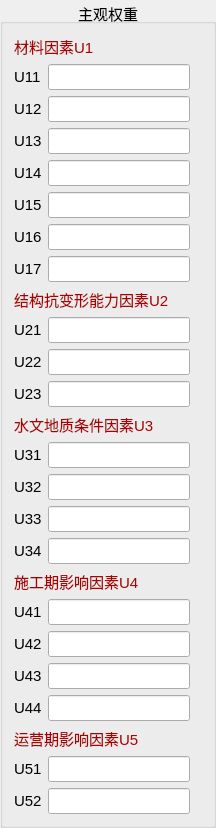
      <widget class="QGroupBox" name="groupBox_zg">
       <property name="sizePolicy">
        <sizepolicy hsizetype="Expanding" vsizetype="Expanding">
         <horstretch>0</horstretch>
         <verstretch>0</verstretch>
        </sizepolicy>
       </property>
       <property name="minimumSize">
        <size>
         <width>0</width>
         <height>0</height>
        </size>
       </property>
       <property name="font">
        <font>
         <family>Arial</family>
         <pointsize>11</pointsize>
         <weight>50</weight>
         <italic>false</italic>
         <bold>false</bold>
        </font>
       </property>
       <property name="styleSheet">
        <string notr="true">font: 11pt &quot;Arial&quot;;</string>
       </property>
       <property name="title">
        <string>主观权重</string>
       </property>
       <property name="alignment">
        <set>Qt::AlignCenter</set>
       </property>
       <property name="flat">
        <bool>false</bool>
       </property>
       <layout class="QGridLayout" name="gridLayout_8">
        <item row="18" column="1">
         <widget class="QLineEdit" name="zg31">
          <property name="text">
           <string/>
          </property>
          <property name="alignment">
           <set>Qt::AlignCenter</set>
          </property>
          <property name="readOnly">
           <bool>true</bool>
          </property>
         </widget>
        </item>
        <item row="11" column="1">
         <widget class="QLineEdit" name="zg21">
          <property name="text">
           <string/>
          </property>
          <property name="alignment">
           <set>Qt::AlignCenter</set>
          </property>
          <property name="readOnly">
           <bool>true</bool>
          </property>
         </widget>
        </item>
        <item row="5" column="1">
         <widget class="QLineEdit" name="zg14">
          <property name="alignment">
           <set>Qt::AlignCenter</set>
          </property>
          <property name="readOnly">
           <bool>true</bool>
          </property>
         </widget>
        </item>
        <item row="3" column="0">
         <widget class="QLabel" name="label_97">
          <property name="text">
           <string>U12</string>
          </property>
         </widget>
        </item>
        <item row="32" column="0">
         <widget class="QLabel" name="label_215">
          <property name="text">
           <string>U51</string>
          </property>
         </widget>
        </item>
        <item row="21" column="0">
         <widget class="QLabel" name="label_100">
          <property name="text">
           <string>U34</string>
          </property>
         </widget>
        </item>
        <item row="29" column="1">
         <widget class="QLineEdit" name="zg44">
          <property name="alignment">
           <set>Qt::AlignCenter</set>
          </property>
          <property name="readOnly">
           <bool>true</bool>
          </property>
         </widget>
        </item>
        <item row="19" column="0">
         <widget class="QLabel" name="label_91">
          <property name="text">
           <string>U32</string>
          </property>
         </widget>
        </item>
        <item row="8" column="1">
         <widget class="QLineEdit" name="zg17">
          <property name="alignment">
           <set>Qt::AlignCenter</set>
          </property>
          <property name="readOnly">
           <bool>true</bool>
          </property>
         </widget>
        </item>
        <item row="29" column="0">
         <widget class="QLabel" name="label_212">
          <property name="text">
           <string>U44</string>
          </property>
         </widget>
        </item>
        <item row="25" column="1">
         <widget class="QLineEdit" name="zg41">
          <property name="text">
           <string/>
          </property>
          <property name="alignment">
           <set>Qt::AlignCenter</set>
          </property>
          <property name="readOnly">
           <bool>true</bool>
          </property>
         </widget>
        </item>
        <item row="12" column="0">
         <widget class="QLabel" name="label_102">
          <property name="text">
           <string>U22</string>
          </property>
         </widget>
        </item>
        <item row="2" column="1">
         <widget class="QLineEdit" name="zg11">
          <property name="layoutDirection">
           <enum>Qt::LeftToRight</enum>
          </property>
          <property name="text">
           <string/>
          </property>
          <property name="alignment">
           <set>Qt::AlignCenter</set>
          </property>
          <property name="readOnly">
           <bool>true</bool>
          </property>
         </widget>
        </item>
        <item row="26" column="1">
         <widget class="QLineEdit" name="zg42">
          <property name="alignment">
           <set>Qt::AlignCenter</set>
          </property>
          <property name="readOnly">
           <bool>true</bool>
          </property>
         </widget>
        </item>
        <item row="25" column="0">
         <widget class="QLabel" name="label_210">
          <property name="text">
           <string>U41</string>
          </property>
         </widget>
        </item>
        <item row="20" column="0">
         <widget class="QLabel" name="label_99">
          <property name="text">
           <string>U33</string>
          </property>
         </widget>
        </item>
        <item row="18" column="0">
         <widget class="QLabel" name="label_88">
          <property name="text">
           <string>U31</string>
          </property>
         </widget>
        </item>
        <item row="5" column="0">
         <widget class="QLabel" name="label_89">
          <property name="text">
           <string>U14</string>
          </property>
         </widget>
        </item>
        <item row="0" column="0" rowspan="2" colspan="3">
         <widget class="QLabel" name="label_94">
          <property name="styleSheet">
           <string notr="true">color: rgb(170, 0, 0);</string>
          </property>
          <property name="text">
           <string>材料因素U1</string>
          </property>
         </widget>
        </item>
        <item row="13" column="1">
         <widget class="QLineEdit" name="zg23">
          <property name="alignment">
           <set>Qt::AlignCenter</set>
          </property>
          <property name="readOnly">
           <bool>true</bool>
          </property>
         </widget>
        </item>
        <item row="8" column="0">
         <widget class="QLabel" name="label_96">
          <property name="text">
           <string>U17</string>
          </property>
         </widget>
        </item>
        <item row="4" column="0">
         <widget class="QLabel" name="label_87">
          <property name="text">
           <string>U13</string>
          </property>
         </widget>
        </item>
        <item row="21" column="1">
         <widget class="QLineEdit" name="zg34">
          <property name="alignment">
           <set>Qt::AlignCenter</set>
          </property>
          <property name="readOnly">
           <bool>true</bool>
          </property>
         </widget>
        </item>
        <item row="33" column="0">
         <widget class="QLabel" name="label_216">
          <property name="text">
           <string>U52</string>
          </property>
         </widget>
        </item>
        <item row="15" column="0" rowspan="2" colspan="3">
         <widget class="QLabel" name="label_98">
          <property name="styleSheet">
           <string notr="true">color: rgb(170, 0, 0);</string>
          </property>
          <property name="text">
           <string>水文地质条件因素U3</string>
          </property>
         </widget>
        </item>
        <item row="6" column="0">
         <widget class="QLabel" name="label_101">
          <property name="text">
           <string>U15</string>
          </property>
         </widget>
        </item>
        <item row="2" column="0">
         <widget class="QLabel" name="label_85">
          <property name="text">
           <string>U11</string>
          </property>
         </widget>
        </item>
        <item row="33" column="1">
         <widget class="QLineEdit" name="zg52">
          <property name="text">
           <string/>
          </property>
          <property name="alignment">
           <set>Qt::AlignCenter</set>
          </property>
          <property name="readOnly">
           <bool>true</bool>
          </property>
         </widget>
        </item>
        <item row="24" column="0" colspan="2">
         <widget class="QLabel" name="label_214">
          <property name="styleSheet">
           <string notr="true">color: rgb(170, 0, 0);</string>
          </property>
          <property name="text">
           <string>施工期影响因素U4</string>
          </property>
         </widget>
        </item>
        <item row="7" column="1">
         <widget class="QLineEdit" name="zg16">
          <property name="alignment">
           <set>Qt::AlignCenter</set>
          </property>
          <property name="readOnly">
           <bool>true</bool>
          </property>
         </widget>
        </item>
        <item row="12" column="1">
         <widget class="QLineEdit" name="zg22">
          <property name="alignment">
           <set>Qt::AlignCenter</set>
          </property>
          <property name="readOnly">
           <bool>true</bool>
          </property>
         </widget>
        </item>
        <item row="6" column="1">
         <widget class="QLineEdit" name="zg15">
          <property name="alignment">
           <set>Qt::AlignCenter</set>
          </property>
          <property name="readOnly">
           <bool>true</bool>
          </property>
         </widget>
        </item>
        <item row="28" column="0">
         <widget class="QLabel" name="label_209">
          <property name="text">
           <string>U43</string>
          </property>
         </widget>
        </item>
        <item row="9" column="0" rowspan="2" colspan="4">
         <widget class="QLabel" name="label_95">
          <property name="styleSheet">
           <string notr="true">color: rgb(170, 0, 0);</string>
          </property>
          <property name="text">
           <string>结构抗变形能力因素U2</string>
          </property>
         </widget>
        </item>
        <item row="4" column="1">
         <widget class="QLineEdit" name="zg13">
          <property name="alignment">
           <set>Qt::AlignCenter</set>
          </property>
          <property name="readOnly">
           <bool>true</bool>
          </property>
         </widget>
        </item>
        <item row="20" column="1">
         <widget class="QLineEdit" name="zg33">
          <property name="alignment">
           <set>Qt::AlignCenter</set>
          </property>
          <property name="readOnly">
           <bool>true</bool>
          </property>
         </widget>
        </item>
        <item row="13" column="0">
         <widget class="QLabel" name="label_84">
          <property name="text">
           <string>U23</string>
          </property>
         </widget>
        </item>
        <item row="28" column="1">
         <widget class="QLineEdit" name="zg43">
          <property name="alignment">
           <set>Qt::AlignCenter</set>
          </property>
          <property name="readOnly">
           <bool>true</bool>
          </property>
         </widget>
        </item>
        <item row="31" column="0" colspan="2">
         <widget class="QLabel" name="label_213">
          <property name="styleSheet">
           <string notr="true">color: rgb(170, 0, 0);</string>
          </property>
          <property name="text">
           <string>运营期影响因素U5</string>
          </property>
         </widget>
        </item>
        <item row="26" column="0">
         <widget class="QLabel" name="label_211">
          <property name="text">
           <string>U42</string>
          </property>
         </widget>
        </item>
        <item row="11" column="0">
         <widget class="QLabel" name="label_90">
          <property name="text">
           <string>U21</string>
          </property>
         </widget>
        </item>
        <item row="3" column="1">
         <widget class="QLineEdit" name="zg12">
          <property name="alignment">
           <set>Qt::AlignCenter</set>
          </property>
          <property name="dragEnabled">
           <bool>true</bool>
          </property>
          <property name="readOnly">
           <bool>true</bool>
          </property>
          <property name="clearButtonEnabled">
           <bool>false</bool>
          </property>
         </widget>
        </item>
        <item row="19" column="1">
         <widget class="QLineEdit" name="zg32">
          <property name="alignment">
           <set>Qt::AlignCenter</set>
          </property>
          <property name="readOnly">
           <bool>true</bool>
          </property>
         </widget>
        </item>
        <item row="32" column="1">
         <widget class="QLineEdit" name="zg51">
          <property name="text">
           <string/>
          </property>
          <property name="alignment">
           <set>Qt::AlignCenter</set>
          </property>
          <property name="readOnly">
           <bool>true</bool>
          </property>
         </widget>
        </item>
        <item row="7" column="0">
         <widget class="QLabel" name="label_103">
          <property name="text">
           <string>U16</string>
          </property>
         </widget>
        </item>
       </layout>
      </widget>
